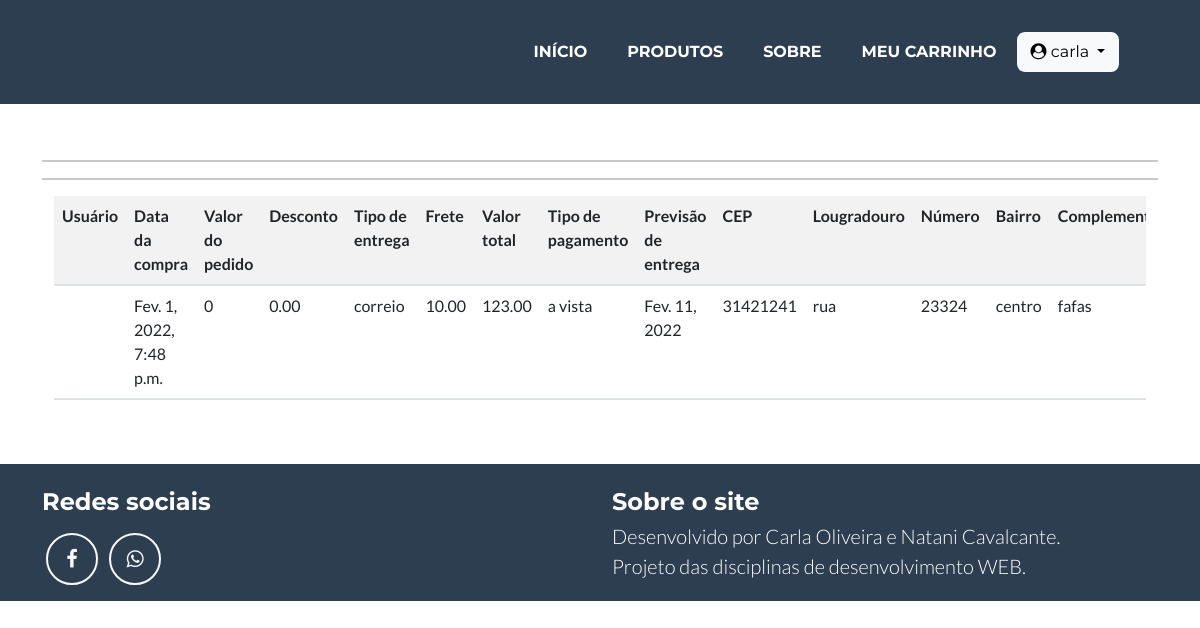
Page /listar/venda/ (signed in) on the earlier database version.
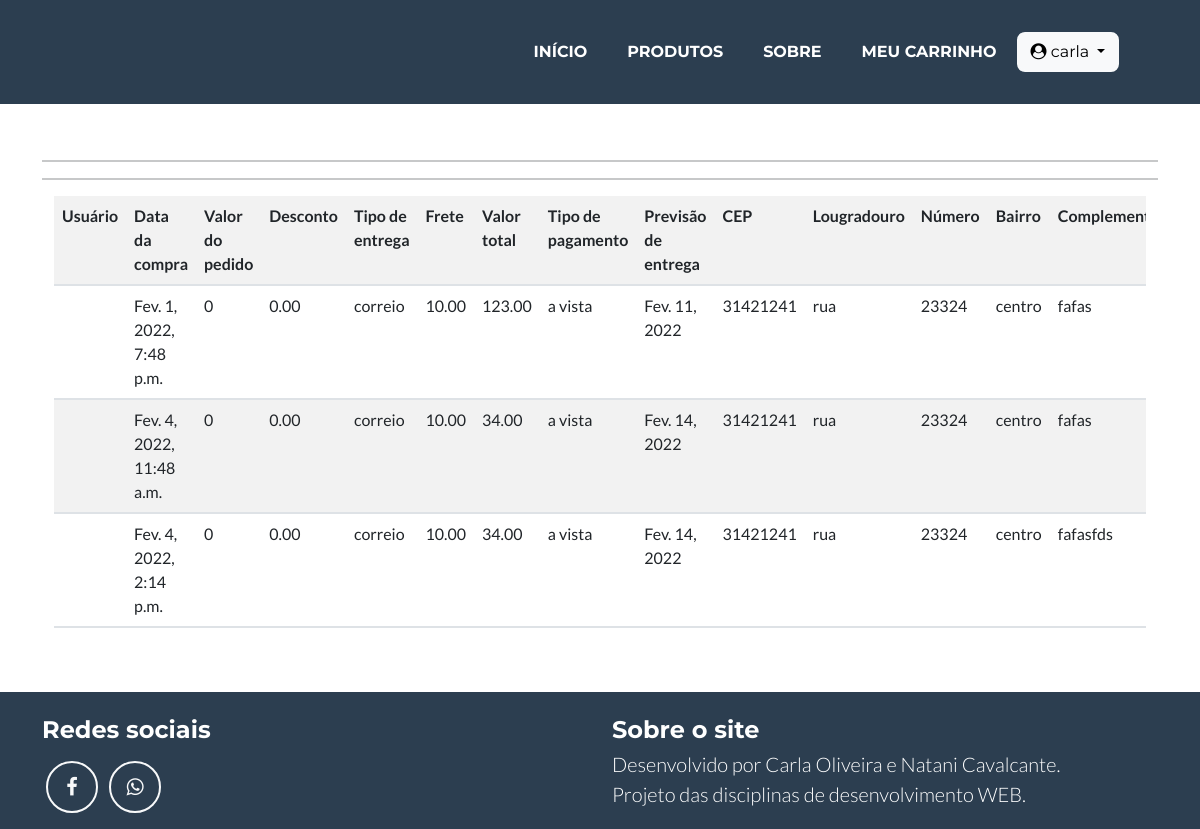
Same page on the later database version.
### cadastros/models.py (models this page shows, shortened)
class Venda (models.Model):
    total_produtos= models.IntegerField()
    valor = models.DecimalField(max_digits=8, decimal_places=2)
    desconto=models.DecimalField(max_digits=8, decimal_places=2)
    data_compra= models.DateTimeField(auto_now_add=True)
    tipoPagamento= models.CharField(max_length=50, verbose_name="Tipo de pagamento")
    frete= models.DecimalField(max_digits=8, decimal_places=2)
    tipo_entrega= models.CharField(max_length=50)
    previsao_entrega= DateField(verbose_name="Data prevista para entrega")
    cep_entrega= CharField(max_length=10, verbose_name="CEP")
    logradouro= models.CharField(max_length=100, blank=True, null=True,help_text="(Rua, Condomínio, apartamento, etc...)" )
    numero= models.CharField(max_length=20, verbose_name="número")
    bairro= models.CharField(max_length=50)
    complemento= models.CharField(max_length=50, blank=True, null=True)
    cidade= models.ForeignKey(Cidade, on_delete=models.PROTECT)
    comprador= models.ForeignKey(User, on_delete=models.PROTECT)

### cadastros/views.py (the view)
# urls.py: path('listar/venda/', VendaList.as_view(), name="listar-venda"),
class VendaList(LoginRequiredMixin, ListView):
    login_url = reverse_lazy('login')
    model = Venda
    template_name = 'cadastros/listas/venda.html'
    def get_queryset(self):
        self.object_list=Venda.objects.filter(comprador=self.request.user)
        return self.object_list

### cadastros/templates/cadastros/listas/venda.html (shortened to what this page needs)
{% extends 'paginas/modelo.html' %}
{% load static %}
{% load crispy_forms_tags %}
{% block conteudo %}
<hr>
<hr>
<div class="container">
    <div class="table-responsive">
        <table class="table table-striped">
            <tr>
                <th>Usuário</th>
                <th>Data da compra</th>
                <th>Valor do pedido</th>
                <th>Desconto</th>
                <th>Tipo de entrega</th>
                <th>Frete</th>
                <th>Valor total</th>
                <th>Tipo de pagamento</th>
                <th>Previsão de entrega</th>
                <th>CEP</th>
                <th>Lougradouro</th>
                <th>Número</th>
                <th>Bairro</th>
                <th>Complemento</th>
            </tr>
            {% for venda in object_list %}
            <tr>
                <td>{{venda.comprador.nome}}</td>
                <td>{{venda.data_compra}}</td>
                <td>{{venda.total_produtos}}</td>
                <td>{{venda.desconto}}</td>
                <td>{{venda.tipo_entrega}}</td>
                <td>{{venda.frete}}</td>
                <td>{{venda.valor}}</td>
                <td>{{venda.tipoPagamento}}</td>
                <td>{{venda.previsao_entrega}}</td>
                <td>{{venda.cep_entrega}}</td>
                <td>{{venda.logradouro}}</td>
                <td>{{venda.numero}}</td>
                <td>{{venda.bairro}}</td>
                <td>{{venda.complemento}}</td>
            </tr>
            {% empty %}
            <tr>
                <td colspan="16">Nenhuma venda cadastrada!</td>
            </tr>
            {% endfor %}
        </table>
    </div>
</div>
{% endblock %}

Differences in the rows shown:
added Venda: data_compra "Fev. 4, 2022, 11:48 a.m.", total_produtos "0", desconto "0.00", tipo_entrega "correio", frete "10.00", valor "34.00", tipoPagamento "a vista", previsao_entrega "Fev. 14, 2022", cep_entrega "31421241", logradouro "rua", numero "23324", bairro "centro", complemento "fafas"
added Venda: data_compra "Fev. 4, 2022, 2:14 p.m.", total_produtos "0", desconto "0.00", tipo_entrega "correio", frete "10.00", valor "34.00", tipoPagamento "a vista", previsao_entrega "Fev. 14, 2022", cep_entrega "31421241", logradouro "rua", numero "23324", bairro "centro", complemento "fafasfds"
